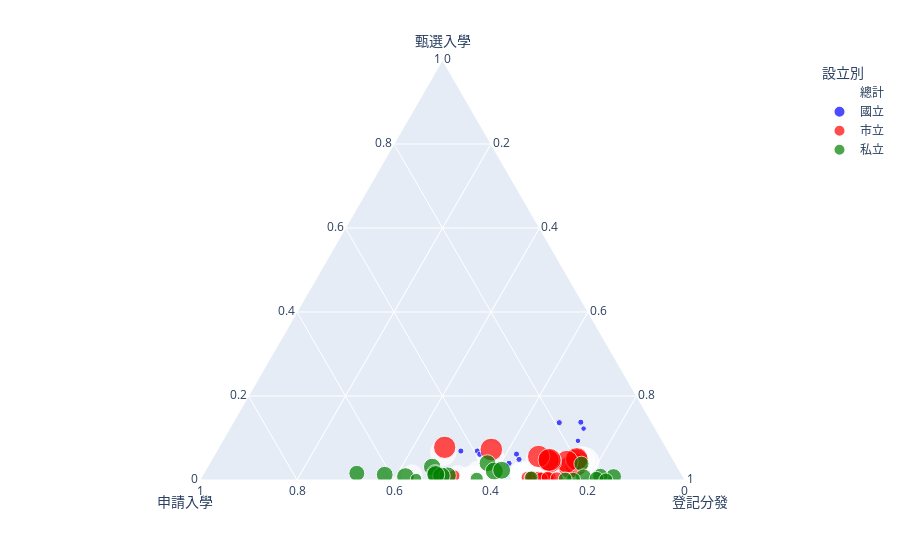

Notebook code for this chart:
### Code cell
fig = px.scatter_ternary(df, a="甄選入學", b="申請入學", c="登記分發", hover_name="學年度別",
     color="設立別",size="總計",
      color_discrete_map = {"國立": "blue", "私立": "green", "市立":"red","總計":"white"})
fig.show()

### Figure 1 — Plotly figure (JSON) as saved in the notebook; plotly's stock layout.template omitted (floating-point values rounded to 4 significant figures)
{"data": [{"a": [853, 201, 671, 155, 1006, 158, 1063, 212, 814, 134, 776, 91, 872, 78, 1004, 84, 838, 96, 880, 64, 830, 43], "b": [4424, 3224, 4884, 3678, 4267, 3812, 4395, 4684, 4794, 4847, 5280, 4495, 5588, 4574, 5717, 5245, 5545, 4349, 5665, 3244, 5904, 1939], "c": [16557, 6416, 17081, 7330, 17847, 7522, 17455, 6309, 16665, 6728, 15491, 6792, 14738, 6784, 14004, 6605, 14258, 6507, 8642, 3690, 5943, 1501], "hovertemplate": "<b>%{hovertext}</b><br><br>設立別=總計<br>甄選入學=%{a}<br>申請入學=%{b}<br>登記分發=%{c}<br>總計=%{marker.size}<extra></extra>", "hovertext": ["92年", "92年", "93年", "93年", "94年", "94年", "95年", "95年", "96年", "96年", "97年", "97年", "98年", "98年", "99年", "99年", "100年", "100年", "101年", "101年", "102年", "102年"], "legendgroup": "總計", "marker": {"color": "white", "size": [26790, 15506, 27470, 16953, 27633, 16716, 27187, 16015, 26070, 15840, 25463, 16172, 25274, 16505, 24972, 16513, 25820, 17052, 25070, 15420, 23043, 14002], "sizemode": "area", "sizeref": 69.08, "symbol": "circle"}, "mode": "markers", "name": "總計", "showlegend": true, "subplot": "ternary", "type": "scatterternary"}, {"a": [89, 0, 115, 0, 165, 0, 163, 0, 50, 0, 49, 0, 82, 0, 78, 0, 51, 0, 60, 0, 60, 0], "b": [166, 0, 139, 0, 175, 0, 228, 0, 289, 0, 424, 15, 508, 24, 444, 19, 330, 16, 308, 17, 386, 21], "c": [699, 0, 686, 0, 859, 0, 803, 0, 881, 0, 763, 0, 598, 0, 606, 0, 658, 0, 605, 0, 537, 0], "hovertemplate": "<b>%{hovertext}</b><br><br>設立別=國立<br>甄選入學=%{a}<br>申請入學=%{b}<br>登記分發=%{c}<br>總計=%{marker.size}<extra></extra>", "hovertext": ["92年", "92年", "93年", "93年", "94年", "94年", "95年", "95年", "96年", "96年", "97年", "97年", "98年", "98年", "99年", "99年", "100年", "100年", "101年", "101年", "102年", "102年"], "legendgroup": "國立", "marker": {"color": "blue", "size": [1060, 0, 1051, 0, 1300, 0, 1299, 0, 1327, 0, 1343, 58, 1303, 152, 1286, 176, 1293, 153, 1279, 127, 1284, 140], "sizemode": "area", "sizeref": 69.08, "symbol": "circle"}, "mode": "markers", "name": "國立", "showlegend": true, "subplot": "ternary", "type": "scatterternary"}, {"a": [611, 25, 521, 35, 800, 18, 856, 30, 750, 34, 727, 30, 785, 21, 917, 30, 767, 20, 812, 21, 766, 20], "b": [3492, 1523, 3781, 1526, 3368, 1597, 3371, 1724, 3798, 1718, 4261, 1652, 4308, 1635, 4476, 1530, 4098, 1303, 4062, 1118, 4497, 949], "c": [12831, 3900, 12705, 3976, 12702, 3832, 12806, 3598, 12596, 3784, 11677, 3840, 11548, 3895, 10959, 3896, 11180, 3642, 6315, 2401, 4586, 1044], "hovertemplate": "<b>%{hovertext}</b><br><br>設立別=市立<br>甄選入學=%{a}<br>申請入學=%{b}<br>登記分發=%{c}<br>總計=%{marker.size}<extra></extra>", "hovertext": ["92年", "92年", "93年", "93年", "94年", "94年", "95年", "95年", "96年", "96年", "97年", "97年", "98年", "98年", "99年", "99年", "100年", "100年", "101年", "101年", "102年", "102年"], "legendgroup": "市立", "marker": {"color": "red", "size": [17831, 5721, 17629, 5705, 17570, 5648, 17640, 5515, 17658, 5682, 17206, 5659, 17204, 5685, 17250, 5681, 18387, 5748, 17733, 5552, 17175, 5073], "sizemode": "area", "sizeref": 69.08, "symbol": "circle"}, "mode": "markers", "name": "市立", "showlegend": true, "subplot": "ternary", "type": "scatterternary"}, {"a": [153, 176, 35, 120, 41, 140, 44, 182, 14, 100, 0, 61, 5, 57, 9, 54, 20, 76, 8, 43, 4, 23], "b": [766, 1701, 964, 2152, 724, 2215, 796, 2960, 707, 3129, 595, 2828, 772, 2915, 797, 3696, 1117, 3030, 1295, 2109, 1021, 969], "c": [3027, 2516, 3690, 3354, 4286, 3690, 3846, 2711, 3188, 2944, 3051, 2952, 2592, 2889, 2439, 2709, 2420, 2865, 1722, 1289, 820, 457], "hovertemplate": "<b>%{hovertext}</b><br><br>設立別=私立<br>甄選入學=%{a}<br>申請入學=%{b}<br>登記分發=%{c}<br>總計=%{marker.size}<extra></extra>", "hovertext": ["92年", "92年", "93年", "93年", "94年", "94年", "95年", "95年", "96年", "96年", "97年", "97年", "98年", "98年", "99年", "99年", "100年", "100年", "101年", "101年", "102年", "102年"], "legendgroup": "私立", "marker": {"color": "green", "size": [7899, 9785, 8790, 11248, 8763, 11068, 8248, 10500, 7085, 10158, 6914, 10455, 6767, 10668, 6436, 10656, 6140, 11151, 6058, 9741, 4584, 8789], "sizemode": "area", "sizeref": 69.08, "symbol": "circle"}, "mode": "markers", "name": "私立", "showlegend": true, "subplot": "ternary", "type": "scatterternary"}], "layout": {"legend": {"itemsizing": "constant", "title": {"text": "設立別"}, "tracegroupgap": 0}, "margin": {"t": 60}, "ternary": {"aaxis": {"title": {"text": "甄選入學"}}, "baxis": {"title": {"text": "申請入學"}}, "caxis": {"title": {"text": "登記分發"}}, "domain": {"x": [0, 1], "y": [0, 1]}}}}
